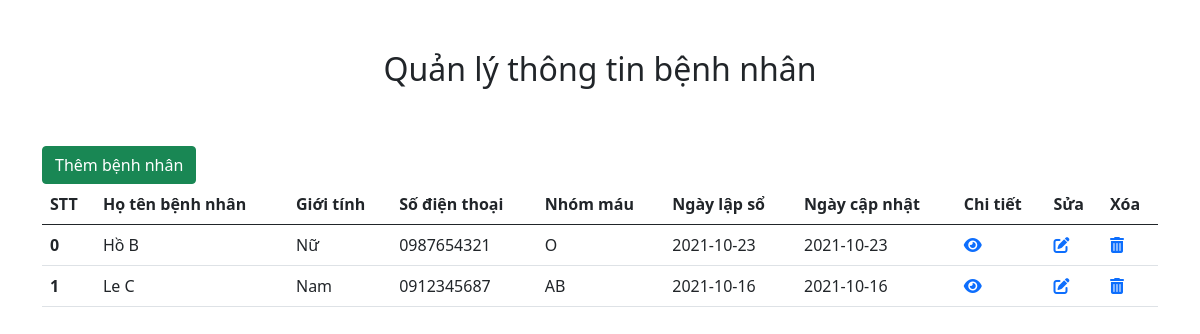
The page / on the database its author committed.
### tables this page shows
CREATE TABLE `patient` (
  `patientid` int(11) NOT NULL,
  `firstname` varchar(15) NOT NULL,
  `lastname` varchar(15) NOT NULL,
  `dateofbirth` date DEFAULT NULL,
  `gender` varchar(10) DEFAULT NULL,
  `mobile` varchar(15) DEFAULT NULL,
  `email` varchar(100) DEFAULT NULL,
  `height` int(11) DEFAULT NULL,
  `weight` int(11) DEFAULT NULL,
  `blood_type` varchar(10) DEFAULT NULL,
  `created_on` date DEFAULT NULL,
  `modified_on` date DEFAULT NULL
);

### src/index.php (the view, shortened to what this page needs)
<!DOCTYPE html>
<html lang="en">
<head>
    <link href="https://cdn.jsdelivr.net/npm/bootstrap@5.0.2/dist/css/bootstrap.min.css" rel="stylesheet">
    <link rel="stylesheet" href="https://cdnjs.cloudflare.com/ajax/libs/font-awesome/6.0.0-beta2/css/all.min.css" />
    <link rel="stylesheet" href="https://cdn.jsdelivr.net/npm/bootstrap-icons@1.6.0/font/bootstrap-icons.css">
</head>
<body>
<div class="container">
        <h2 style="text-align: center;margin-top : 50px">Quản lý thông tin bệnh nhân</h2>
        <a href="add.php" class="btn btn-success" style="margin-top: 50px;">Thêm bệnh nhân</a>
        <table class="table">
            <thead>
                <tr>
                    <th scope="col">STT</th>
                    <th scope="col">Họ tên bệnh nhân</th>
                    <th scope="col">Giới tính</th>
                    <th scope="col">Số điện thoại</th>
                    <th scope="col">Nhóm máu</th>
                    <th scope="col">Ngày lập sổ</th>
                    <th scope="col">Ngày cập nhật</th>
                    <th scope="col">Chi tiết</th>
                    <th scope="col">Sửa</th>
                    <th scope="col">Xóa</th>
                </tr>
            </thead>
            <tbody>
                <?php
                $conn = mysqli_connect('localhost','root','','db_patient');
                $resuilt = mysqli_query($conn, "Select * from patient");
                if (mysqli_num_rows($resuilt) > 0)
                {
                    $i = 0;
                    while ($row = mysqli_fetch_assoc($resuilt))
                    { ?>
                        <tr>
                            <th scope="row"><?php echo $i ?></th>
                            <td><?php echo $row['firstname'].''.$row['lastname'] ?></td>
                            <td><?php echo $row['gender'] ?></td>
                            <td><?php echo $row['mobile'] ?></td>
                            <td><?php echo $row['blood_type'] ?></td>
                            <td><?php echo $row['created_on'] ?></td>
                            <td><?php echo $row['modified_on'] ?></td>
                            <td><a href="#" id="<?php echo $row['patientid'] ?>" class="view"><i class="fas fa-eye"></i></a></td>
                            <td><a href="update.php?patientid=<?php echo $row['patientid'] ?>"><i class="fas fa-edit"></i></a></td>
                            <td><a href="delete.php?patientid=<?php echo $row['patientid'] ?>"><i class="fas fa-trash-alt"></i></a></td>
                        </tr>
                <?php
                    $i++;
                    }
                }
                ?>
            </tbody>
        </table>
    </div>
    </body>
</html>

### rows shown on the page
patient: firstname "Hồ", lastname "B", gender "Nữ", mobile "0987654321", blood_type "O", created_on "2021-10-23", modified_on "2021-10-23"
patient: firstname "Le", lastname "C", gender "Nam", mobile "0912345687", blood_type "AB", created_on "2021-10-16", modified_on "2021-10-16"
